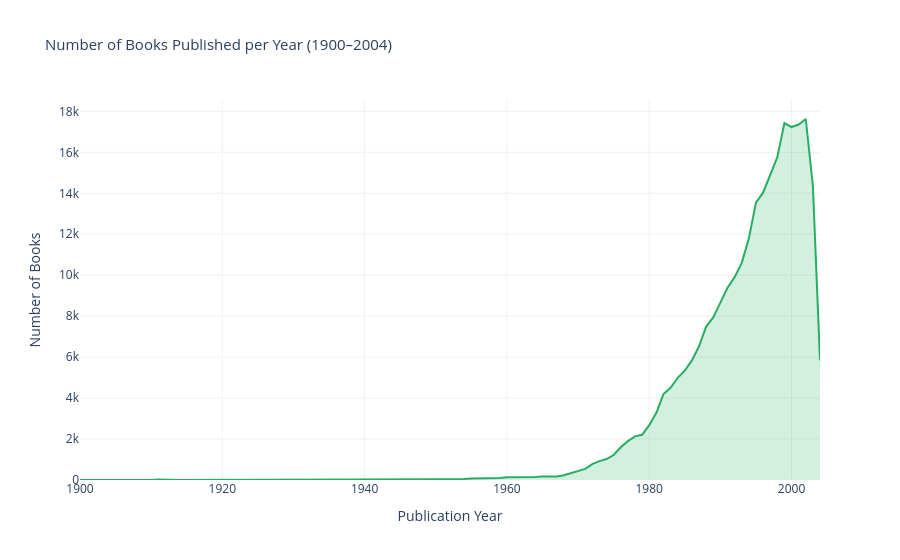

Source (notebook cell):
### Code cell
year_counts = books[books['year'].notna()]['year'].astype(int).value_counts().sort_index()
year_counts = year_counts[(year_counts.index >= 1900) & (year_counts.index <= 2004)]

fig = px.area(
    x=year_counts.index,
    y=year_counts.values,
    title='Number of Books Published per Year (1900–2004)',
    labels={'x': 'Publication Year', 'y': 'Number of Books'},
    color_discrete_sequence=['#27ae60']
)
fig.update_layout(
    title_font_size=15,
    plot_bgcolor='white',
    paper_bgcolor='white',
    font=dict(size=12)
)
fig.update_traces(fillcolor='rgba(39, 174, 96, 0.2)', line_color='#27ae60')
fig.update_xaxes(showgrid=True, gridcolor='#f0f0f0')
fig.update_yaxes(showgrid=True, gridcolor='#f0f0f0')
fig.show()

peak_year = year_counts.idxmax()
print(f"Peak publication year: {peak_year} ({year_counts[peak_year]:,} books)")

### Figure 1 — Plotly figure (JSON) as saved in the notebook; plotly's stock layout.template omitted (floating-point values rounded to 4 significant figures)
{"data": [{"fillcolor": "rgba(39, 174, 96, 0.2)", "fillpattern": {"shape": ""}, "hovertemplate": "Publication Year=%{x}<br>Number of Books=%{y}<extra></extra>", "legendgroup": "", "line": {"color": "#27ae60"}, "marker": {"symbol": "circle"}, "mode": "lines", "name": "", "orientation": "v", "showlegend": false, "stackgroup": "1", "type": "scatter", "x": [1900, 1901, 1902, 1904, 1906, 1908, 1909, 1910, 1911, 1914, 1917, 1919, 1920, 1921, 1922, 1923, 1924, 1925, 1926, 1927, 1928, 1929, 1930, 1931, 1932, 1933, 1934, 1935, 1936, 1937, 1938, 1939, 1940, 1941, 1942, 1943, 1944, 1945, 1946, 1947, 1948, 1949, 1950, 1951, 1952, 1953, 1954, 1955, 1956, 1957, 1958, 1959, 1960, 1961, 1962, 1963, 1964, 1965, 1966, 1967, 1968, 1969, 1970, 1971, 1972, 1973, 1974, 1975, 1976, 1977, 1978, 1979, 1980, 1981, 1982, 1983, 1984, 1985, 1986, 1987, 1988, 1989, 1990, 1991, 1992, 1993, 1994, 1995, 1996, 1997, 1998, 1999, 2000, 2001, 2002, 2003, 2004], "xaxis": "x", "y": [3, 7, 2, 1, 1, 1, 2, 1, 19, 1, 1, 1, 33, 2, 2, 11, 2, 2, 2, 2, 2, 7, 13, 3, 5, 4, 1, 3, 7, 5, 7, 9, 36, 10, 14, 8, 4, 8, 13, 14, 9, 11, 32, 40, 34, 63, 54, 70, 74, 76, 77, 103, 133, 132, 123, 132, 149, 173, 183, 176, 233, 339, 459, 540, 773, 924, 1024, 1219, 1599, 1897, 2131, 2208, 2676, 3279, 4197, 4499, 4986, 5343, 5841, 6529, 7493, 7937, 8661, 9389, 9906, 10602, 11796, 13548, 14031, 14892, 15766, 17432, 17235, 17360, 17628, 14359, 5839], "yaxis": "y"}], "layout": {"font": {"size": 12}, "legend": {"tracegroupgap": 0}, "paper_bgcolor": "white", "plot_bgcolor": "white", "title": {"font": {"size": 15}, "text": "Number of Books Published per Year (1900–2004)"}, "xaxis": {"anchor": "y", "domain": [0, 1], "gridcolor": "#f0f0f0", "showgrid": true, "title": {"text": "Publication Year"}}, "yaxis": {"anchor": "x", "domain": [0, 1], "gridcolor": "#f0f0f0", "showgrid": true, "title": {"text": "Number of Books"}}}}
